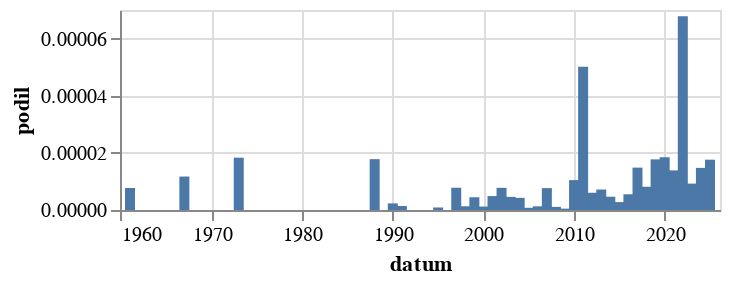

Notebook code for this chart:
### Code cell
alt.Chart(
    cetnost_po_roce("záchranář","(?i)záchranář").to_pandas(),
    height=100
).mark_bar(
).encode(
    alt.X("datum:T"),
    alt.Y("podil:Q")
)

### Figure 1 — Vega-Lite specification as saved in the notebook (floating-point values rounded to 4 significant figures)
{"config": {"view": {"continuousWidth": 300, "continuousHeight": 300}}, "data": {"name": "data-cebdb7af3c60387a8609d9a107cefebb"}, "mark": {"type": "bar"}, "encoding": {"x": {"field": "datum", "type": "temporal"}, "y": {"field": "podil", "type": "quantitative"}}, "height": 100, "$schema": "https://vega.github.io/schema/vega-lite/v5.8.0.json", "datasets": {"data-cebdb7af3c60387a8609d9a107cefebb": [{"datum": "1918-01-01T00:00:00", "podil": null, "co": "záchranář"}, {"datum": "1919-01-01T00:00:00", "podil": null, "co": "záchranář"}, {"datum": "1920-01-01T00:00:00", "podil": null, "co": "záchranář"}, {"datum": "1921-01-01T00:00:00", "podil": null, "co": "záchranář"}, {"datum": "1922-01-01T00:00:00", "podil": null, "co": "záchranář"}, {"datum": "1923-01-01T00:00:00", "podil": null, "co": "záchranář"}, {"datum": "1924-01-01T00:00:00", "podil": null, "co": "záchranář"}, {"datum": "1925-01-01T00:00:00", "podil": null, "co": "záchranář"}, {"datum": "1926-01-01T00:00:00", "podil": null, "co": "záchranář"}, {"datum": "1927-01-01T00:00:00", "podil": null, "co": "záchranář"}, {"datum": "1928-01-01T00:00:00", "podil": null, "co": "záchranář"}, {"datum": "1929-01-01T00:00:00", "podil": null, "co": "záchranář"}, {"datum": "1930-01-01T00:00:00", "podil": null, "co": "záchranář"}, {"datum": "1931-01-01T00:00:00", "podil": null, "co": "záchranář"}, {"datum": "1932-01-01T00:00:00", "podil": null, "co": "záchranář"}, {"datum": "1933-01-01T00:00:00", "podil": null, "co": "záchranář"}, {"datum": "1934-01-01T00:00:00", "podil": null, "co": "záchranář"}, {"datum": "1935-01-01T00:00:00", "podil": null, "co": "záchranář"}, {"datum": "1936-01-01T00:00:00", "podil": null, "co": "záchranář"}, {"datum": "1937-01-01T00:00:00", "podil": null, "co": "záchranář"}, {"datum": "1938-01-01T00:00:00", "podil": null, "co": "záchranář"}, {"datum": "1945-01-01T00:00:00", "podil": null, "co": "záchranář"}, {"datum": "1946-01-01T00:00:00", "podil": null, "co": "záchranář"}, {"datum": "1948-01-01T00:00:00", "podil": null, "co": "záchranář"}, {"datum": "1949-01-01T00:00:00", "podil": null, "co": "záchranář"}, {"datum": "1950-01-01T00:00:00", "podil": null, "co": "záchranář"}, {"datum": "1951-01-01T00:00:00", "podil": null, "co": "záchranář"}, {"datum": "1952-01-01T00:00:00", "podil": null, "co": "záchranář"}, {"datum": "1953-01-01T00:00:00", "podil": null, "co": "záchranář"}, {"datum": "1954-01-01T00:00:00", "podil": null, "co": "záchranář"}, {"datum": "1955-01-01T00:00:00", "podil": null, "co": "záchranář"}, {"datum": "1956-01-01T00:00:00", "podil": null, "co": "záchranář"}, {"datum": "1957-01-01T00:00:00", "podil": null, "co": "záchranář"}, {"datum": "1958-01-01T00:00:00", "podil": null, "co": "záchranář"}, {"datum": "1959-01-01T00:00:00", "podil": null, "co": "záchranář"}, {"datum": "1960-01-01T00:00:00", "podil": null, "co": "záchranář"}, {"datum": "1961-01-01T00:00:00", "podil": 7.703e-06, "co": "záchranář"}, {"datum": "1962-01-01T00:00:00", "podil": null, "co": "záchranář"}, {"datum": "1963-01-01T00:00:00", "podil": null, "co": "záchranář"}, {"datum": "1964-01-01T00:00:00", "podil": null, "co": "záchranář"}, {"datum": "1965-01-01T00:00:00", "podil": null, "co": "záchranář"}, {"datum": "1966-01-01T00:00:00", "podil": null, "co": "záchranář"}, {"datum": "1967-01-01T00:00:00", "podil": 1.171e-05, "co": "záchranář"}, {"datum": "1968-01-01T00:00:00", "podil": null, "co": "záchranář"}, {"datum": "1969-01-01T00:00:00", "podil": null, "co": "záchranář"}, {"datum": "1970-01-01T00:00:00", "podil": null, "co": "záchranář"}, {"datum": "1971-01-01T00:00:00", "podil": null, "co": "záchranář"}, {"datum": "1972-01-01T00:00:00", "podil": null, "co": "záchranář"}, {"datum": "1973-01-01T00:00:00", "podil": 1.831e-05, "co": "záchranář"}, {"datum": "1974-01-01T00:00:00", "podil": null, "co": "záchranář"}, {"datum": "1975-01-01T00:00:00", "podil": null, "co": "záchranář"}, {"datum": "1976-01-01T00:00:00", "podil": null, "co": "záchranář"}, {"datum": "1977-01-01T00:00:00", "podil": null, "co": "záchranář"}, {"datum": "1978-01-01T00:00:00", "podil": null, "co": "záchranář"}, {"datum": "1979-01-01T00:00:00", "podil": null, "co": "záchranář"}, {"datum": "1980-01-01T00:00:00", "podil": null, "co": "záchranář"}, {"datum": "1981-01-01T00:00:00", "podil": null, "co": "záchranář"}, {"datum": "1982-01-01T00:00:00", "podil": null, "co": "záchranář"}, {"datum": "1983-01-01T00:00:00", "podil": null, "co": "záchranář"}, {"datum": "1984-01-01T00:00:00", "podil": null, "co": "záchranář"}, {"datum": "1985-01-01T00:00:00", "podil": null, "co": "záchranář"}, {"datum": "1986-01-01T00:00:00", "podil": null, "co": "záchranář"}, {"datum": "1987-01-01T00:00:00", "podil": null, "co": "záchranář"}, {"datum": "1988-01-01T00:00:00", "podil": 1.78e-05, "co": "záchranář"}, {"datum": "1989-01-01T00:00:00", "podil": null, "co": "záchranář"}, {"datum": "1990-01-01T00:00:00", "podil": 2.313e-06, "co": "záchranář"}, {"datum": "1991-01-01T00:00:00", "podil": 1.395e-06, "co": "záchranář"}, {"datum": "1992-01-01T00:00:00", "podil": null, "co": "záchranář"}, {"datum": "1993-01-01T00:00:00", "podil": null, "co": "záchranář"}, {"datum": "1994-01-01T00:00:00", "podil": null, "co": "záchranář"}, {"datum": "1995-01-01T00:00:00", "podil": 8.782e-07, "co": "záchranář"}, {"datum": "1996-01-01T00:00:00", "podil": null, "co": "záchranář"}, {"datum": "1997-01-01T00:00:00", "podil": 7.797e-06, "co": "záchranář"}, {"datum": "1998-01-01T00:00:00", "podil": 1.307e-06, "co": "záchranář"}, {"datum": "1999-01-01T00:00:00", "podil": 4.459e-06, "co": "záchranář"}, {"datum": "2000-01-01T00:00:00", "podil": 1.207e-06, "co": "záchranář"}, {"datum": "2001-01-01T00:00:00", "podil": 4.87e-06, "co": "záchranář"}, {"datum": "2002-01-01T00:00:00", "podil": 7.758e-06, "co": "záchranář"}, {"datum": "2003-01-01T00:00:00", "podil": 4.6e-06, "co": "záchranář"}, {"datum": "2004-01-01T00:00:00", "podil": 4.249e-06, "co": "záchranář"}, {"datum": "2005-01-01T00:00:00", "podil": 7.738e-07, "co": "záchranář"}, {"datum": "2006-01-01T00:00:00", "podil": 1.287e-06, "co": "záchranář"}, {"datum": "2007-01-01T00:00:00", "podil": 7.659e-06, "co": "záchranář"}, {"datum": "2008-01-01T00:00:00", "podil": 1.088e-06, "co": "záchranář"}, {"datum": "2009-01-01T00:00:00", "podil": 4.723e-07, "co": "záchranář"}, {"datum": "2010-01-01T00:00:00", "podil": 1.047e-05, "co": "záchranář"}, {"datum": "2011-01-01T00:00:00", "podil": 5.012e-05, "co": "záchranář"}, {"datum": "2012-01-01T00:00:00", "podil": 6.033e-06, "co": "záchranář"}, {"datum": "2013-01-01T00:00:00", "podil": 7.168e-06, "co": "záchranář"}, {"datum": "2014-01-01T00:00:00", "podil": 4.646e-06, "co": "záchranář"}, {"datum": "2015-01-01T00:00:00", "podil": 2.774e-06, "co": "záchranář"}, {"datum": "2016-01-01T00:00:00", "podil": 5.503e-06, "co": "záchranář"}, {"datum": "2017-01-01T00:00:00", "podil": 1.483e-05, "co": "záchranář"}, {"datum": "2018-01-01T00:00:00", "podil": 8.133e-06, "co": "záchranář"}, {"datum": "2019-01-01T00:00:00", "podil": 1.772e-05, "co": "záchranář"}, {"datum": "2020-01-01T00:00:00", "podil": 1.846e-05, "co": "záchranář"}, {"datum": "2021-01-01T00:00:00", "podil": 1.386e-05, "co": "záchranář"}, {"datum": "2022-01-01T00:00:00", "podil": 6.783e-05, "co": "záchranář"}, {"datum": "2023-01-01T00:00:00", "podil": 9.239e-06, "co": "záchranář"}, {"datum": "2024-01-01T00:00:00", "podil": 1.474e-05, "co": "záchranář"}, {"datum": "2025-01-01T00:00:00", "podil": 1.761e-05, "co": "záchranář"}]}}
